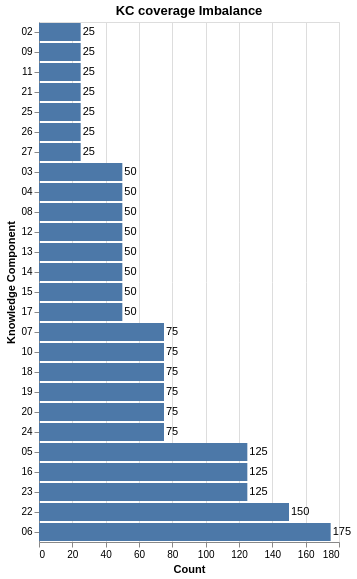

The code cell stored with this chart in its notebook:
### Code cell
plot = alt.Chart(kc_coverage).encode(
    x=alt.X('student_id', title='Count'),
    y=alt.Y('kc_id:N', sort='x', title='Knowledge Component'),
    text='student_id'
).properties(
    title='KC coverage Imbalance'
)
plot.mark_bar() + plot.mark_text(align='left', dx=2)

### Figure 1 — Vega-Lite specification as saved in the notebook (floating-point values rounded to 4 significant figures)
{"config": {"view": {"continuousWidth": 300, "continuousHeight": 300}}, "layer": [{"mark": {"type": "bar"}, "encoding": {"text": {"field": "student_id", "type": "quantitative"}, "x": {"field": "student_id", "title": "Count", "type": "quantitative"}, "y": {"field": "kc_id", "sort": "x", "title": "Knowledge Component", "type": "nominal"}}, "title": "KC coverage Imbalance"}, {"mark": {"type": "text", "align": "left", "dx": 2}, "encoding": {"text": {"field": "student_id", "type": "quantitative"}, "x": {"field": "student_id", "title": "Count", "type": "quantitative"}, "y": {"field": "kc_id", "sort": "x", "title": "Knowledge Component", "type": "nominal"}}, "title": "KC coverage Imbalance"}], "data": {"name": "data-ed784ceb92ebf9fedf92836291547739"}, "$schema": "https://vega.github.io/schema/vega-lite/v6.4.1.json", "datasets": {"data-ed784ceb92ebf9fedf92836291547739": [{"kc_id": "02", "student_id": 25}, {"kc_id": "03", "student_id": 50}, {"kc_id": "04", "student_id": 50}, {"kc_id": "05", "student_id": 125}, {"kc_id": "06", "student_id": 175}, {"kc_id": "07", "student_id": 75}, {"kc_id": "08", "student_id": 50}, {"kc_id": "09", "student_id": 25}, {"kc_id": "10", "student_id": 75}, {"kc_id": "11", "student_id": 25}, {"kc_id": "12", "student_id": 50}, {"kc_id": "13", "student_id": 50}, {"kc_id": "14", "student_id": 50}, {"kc_id": "15", "student_id": 50}, {"kc_id": "16", "student_id": 125}, {"kc_id": "17", "student_id": 50}, {"kc_id": "18", "student_id": 75}, {"kc_id": "19", "student_id": 75}, {"kc_id": "20", "student_id": 75}, {"kc_id": "21", "student_id": 25}, {"kc_id": "22", "student_id": 150}, {"kc_id": "23", "student_id": 125}, {"kc_id": "24", "student_id": 75}, {"kc_id": "25", "student_id": 25}, {"kc_id": "26", "student_id": 25}, {"kc_id": "27", "student_id": 25}]}}
